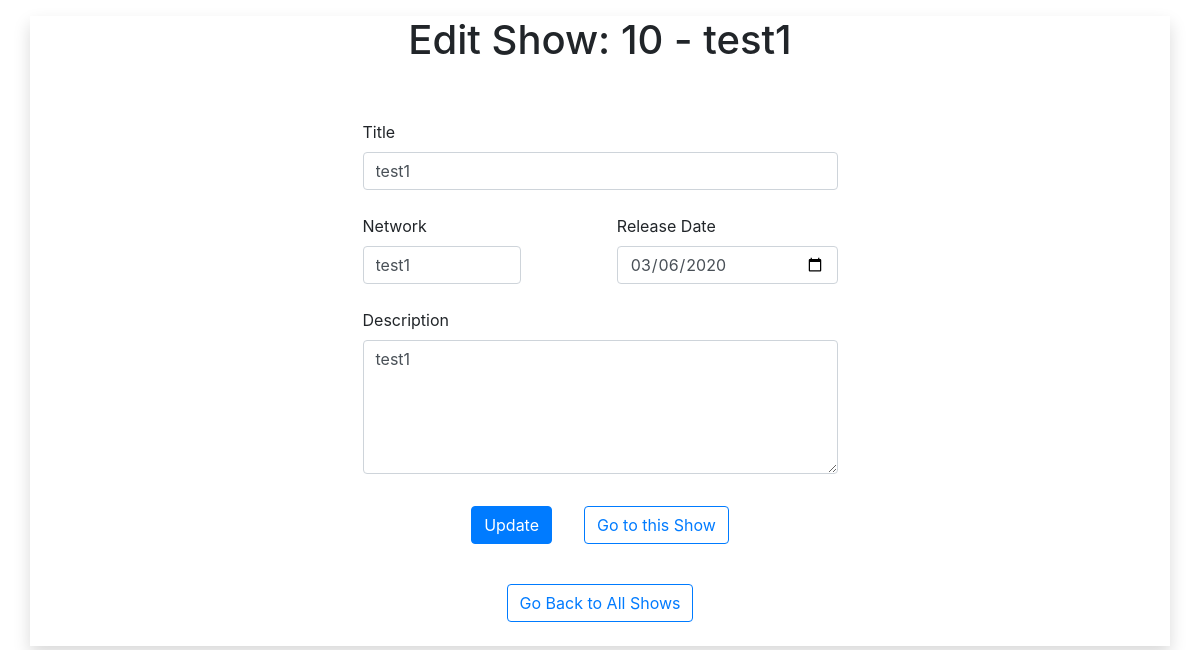
Screenshot of /shows/10/edit with the database file from the repository.
### tv_shows_app/models.py (models this page shows, shortened)
class Show(models.Model):
    title = models.CharField(max_length=250)
    network = models.CharField(max_length=50)
    release_date = models.DateField()
    description = models.TextField()
    created_at = models.DateTimeField(auto_now_add=True)
    updated_at = models.DateField(auto_now=True)

### tv_shows_app/views.py (the view)
# urls.py: path('shows/<int:id>/edit', views.EditShow),
def EditShow(request, id):
    context = {
        'show': Show.objects.get(id=id)
    }
    return render(request, 'edit_shows.html', context)

### tv_shows_app/templates/edit_shows.html (shortened to what this page needs)
<!DOCTYPE html>
<html lang="en">
<head>
    <link rel="stylesheet" href="https://stackpath.bootstrapcdn.com/bootstrap/4.3.1/css/bootstrap.min.css">
</head>
<body>
    <div class="container shadow">
        <div class="row mt-3">
            <div class="col">
                <h1 class="text-center">Edit Show: {{ show.id }} - {{ show.title }}</h1>
            </div>
        </div>
        <div class="row mt-5 justify-content-center">
            <div class="col-5 ">
                <form action="/shows/{{ show.id }}/update" method="POST">
                    <div class="row">
                        <label for="title" class="title">Title</label>
                        <input type="text" class="form-control" name="title" value="{{ show.title }}">
                    </div>
                    <div class="row mt-4">
                        <div class="col-4 p-0 mr-5">
                            <label for="network" class="title">Network</label>
                            <input type="text" class="form-control" name="network" value="{{ show.network }}">
                        </div>
                        <div class="col p-0 ml-5">
                            <label for="release_date" class="title">Release Date</label>
                            <input type="date" class="form-control" name="release_date" value="{{ show.release_date|date:'Y-m-d' }}" required>
                        </div>
                    </div>
                    <div class="row form-group mt-4">
                        <label for="description" class="title">Description</label>
                        <textarea class="form-control resize" cols="30" rows="5" name="description"
                            value="{{ show.description }}">{{ show.description }}</textarea>
                    </div>
                    <div class="row justify-content-center">
                        <button type="submit" class="btn btn-primary m-3">Update</button>
                        <a href="/shows/{{ show.id }}" class="btn btn-outline-primary m-3">Go to this Show</a>
                    </div>
                    <div class="text-center">
                        <a href="/shows" class="btn btn-outline-primary m-4">Go Back to All Shows</a>
                    </div>
                </form>
            </div>
        </div>
    </div>
</body>
</html>

### rows the page displays
Show: id "10", title "test1", network "test1", release_date "03/06/2020", description "test1"
